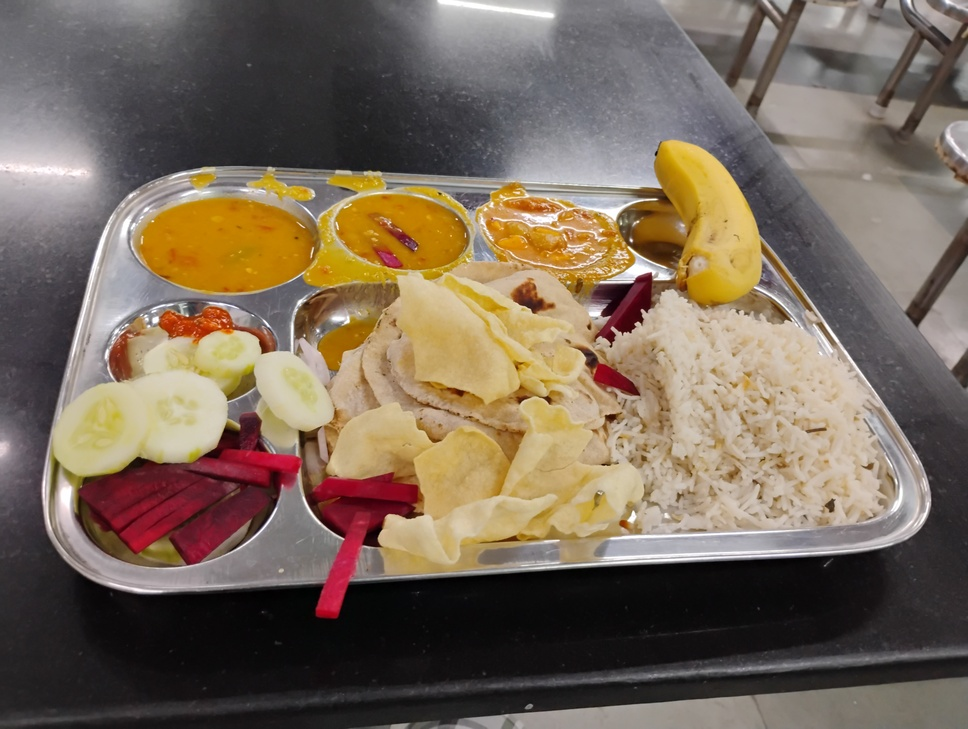
#> input picture Image Transformation/food.jpg, 968 x 729 px, shrunk from 4080 x 3072 before the run
$ python rotate.py
#> lines starting #> are read from the running program, lines starting #| are printed output that depends on the picture
# Image Rotation and Flipping


# M = cv2.getRotationMatrix2D(center, angle, scale)
# rotated_image = cv2.warpAffine(image, M, (width,height))
# Center point = (width // 2, height //2)


import cv2

image = cv2.imread("food.jpg")
#> image is the input picture: shape (729, 968, 3); mean B, G, R 89.9, 105.8, 120.9

if image is not None:
    (h, w) = image.shape[:2]
#> h = 729; w = 968
    center = (w//2, h//2)
#> center = (484, 364)
    M = cv2.getRotationMatrix2D(center, 90, 1.0)
    rotated = cv2.warpAffine(image, M, (w,h))
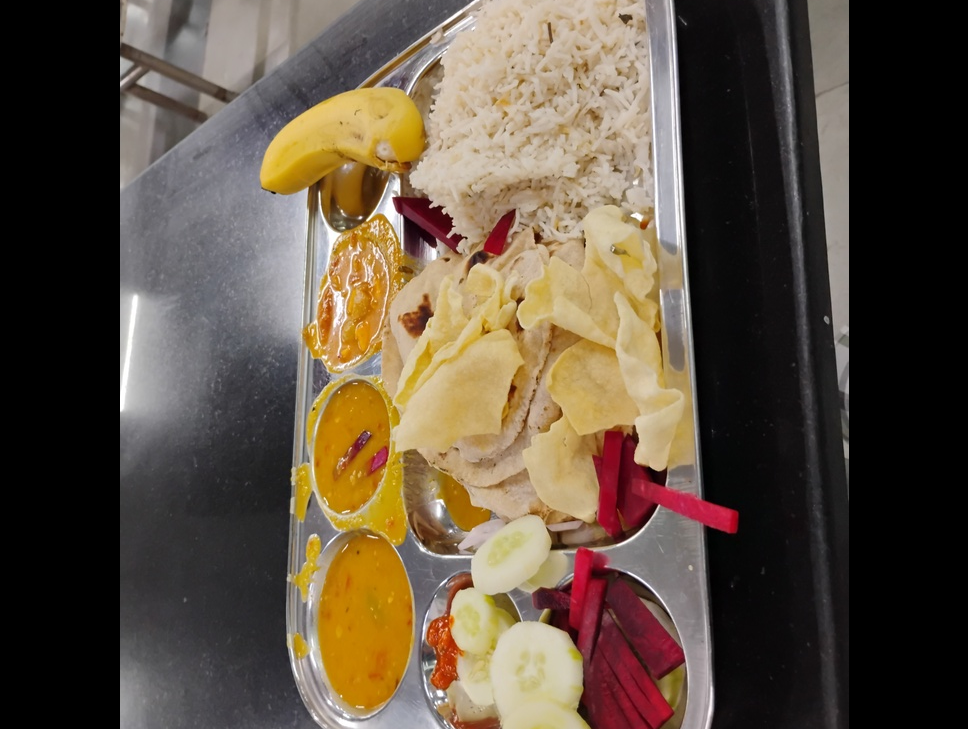
#> rotated: shape (729, 968, 3); mean B, G, R 65.5, 80.8, 94.3
    cv2.imshow("Original_image", image)
    cv2.imshow("Rotated_image by 90 deg", rotated)
    cv2.waitKey(0)
    cv2.destroyAllWindows()
    cv2.imwrite("rotated_img.jpg",rotated)
else:
    print("Image is not loaded")
